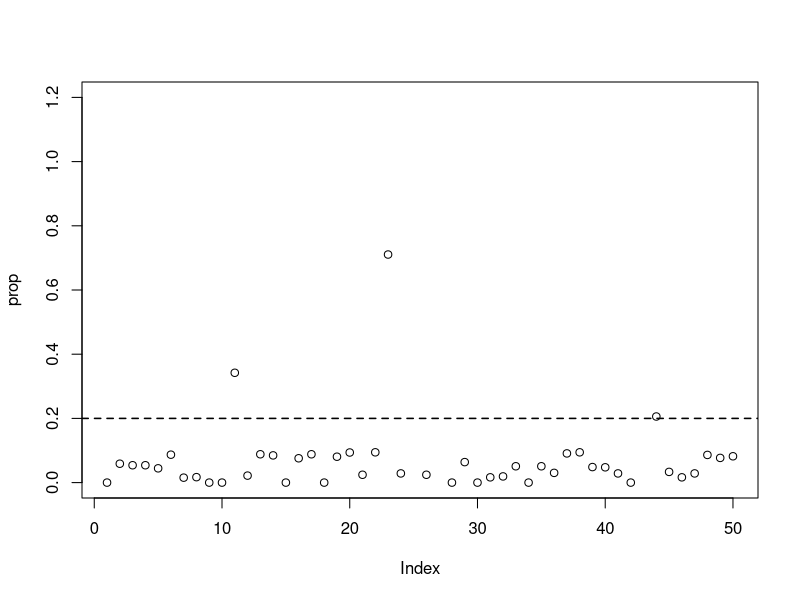

This figure's R source:
## ---- chunk 1
rawData <- read.delim("1.3_NBcountData.txt")
rawData[1:10,]

## ---- chunk 2
nrow(rawData) 			# number of rows
ncol(rawData)  			# number of columns
dim(rawData)   			# data frame dimensions (rows X columns)
## ---- chunk 3
#  Identify patients with >33% NB amplification
prop <- rawData$NB_Amp / rawData$Nuclei
cutoff <- 0.2
amp <- which(prop > cutoff)
## ---- chunk 4
plot(prop, ylim=c(0,1.2)) # plot a simple chart of NB amplifications
abline(h=cutoff, lwd=1.5, lty=2) # Add a dotted line at 33%
## ---- chunk 5
write.csv(rawData[amp,],file="selectedSamples.csv")
